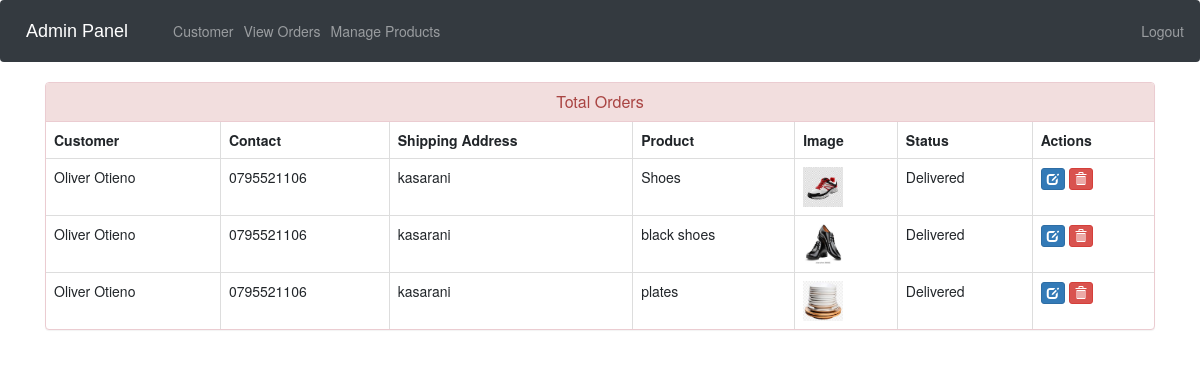
Screenshot of /admin-view-booking (signed in) with the database file from the repository.
### ecom/models.py (models this page shows, shortened)
class Customer(models.Model):
    user=models.OneToOneField(User,on_delete=models.CASCADE)
    profile_pic= models.ImageField(upload_to='profile_pic/CustomerProfilePic/',null=True,blank=True)
    address = models.CharField(max_length=40)
    mobile = models.CharField(max_length=20,null=False)
    @property
    def get_name(self):
        return self.user.first_name+" "+self.user.last_name

class Orders(models.Model):
    STATUS =(
        ('Pending','Pending'),
        ('Order Confirmed','Order Confirmed'),
        ('Out for Delivery','Out for Delivery'),
        ('Delivered','Delivered'),
    )
    customer=models.ForeignKey('Customer', on_delete=models.CASCADE,null=True)
    product=models.ForeignKey('Product',on_delete=models.CASCADE,null=True)
    email = models.CharField(max_length=50,null=True)
    address = models.CharField(max_length=500,null=True)
    mobile = models.CharField(max_length=20,null=True)
    order_date= models.DateField(auto_now_add=True,null=True)
    status=models.CharField(max_length=50,null=True,choices=STATUS)

class Product(models.Model):
    name=models.CharField(max_length=40)
    product_image= models.ImageField(upload_to='product_image/',null=True,blank=True)
    price = models.PositiveIntegerField()
    description=models.CharField(max_length=40)

### ecom/views.py (the view)
# urls.py: path('admin-view-booking', views.admin_view_booking_view,name='admin-view-booking'),
@login_required(login_url='adminlogin')
def admin_view_booking_view(request):
    orders=models.Orders.objects.all()
    ordered_products=[]
    ordered_bys=[]
    for order in orders:
        ordered_product=models.Product.objects.all().filter(id=order.product.id)
        ordered_by=models.Customer.objects.all().filter(id = order.customer.id)
        ordered_products.append(ordered_product)
        ordered_bys.append(ordered_by)
    return render(request,'ecom/admin_view_booking.html',{'data':zip(ordered_products,ordered_bys,orders)})

### templates/ecom/admin_view_booking.html (shortened to what this page needs)
{% extends 'ecom/admin_base.html' %}
{% load static %}
{% block content %}
<head>
  <link href="//netdna.bootstrapcdn.com/bootstrap/3.0.0/css/bootstrap.min.css" rel="stylesheet" id="bootstrap-css">
</head>
<div class="container">
  <div class="panel panel-danger">
    <div class="panel-heading">
      <h6 class="panel-title">Total Orders</h6>
    </div>
    <table class="table table-hover table-bordered" id="dev-table">
      <thead>
        <tr>
          <th>Customer</th>
          <th>Contact</th>
          <th>Shipping Address</th>
          <th>Product</th>
          <th>Image</th>
          <th>Status</th>
          <th>Actions</th>
        </tr>
      </thead>
      {% for product,customer,order in data %}
      <tr>
        {% for c in customer %}
        <td> {{c.get_name}}</td>
        <td>{{c.mobile}}</td>
        <td>{{order.address}}</td>
        {% endfor %}
        {% for p in product %}
        <td> {{p.name}}</td>
        <td> <img src="{% static p.product_image.url %}" alt="Profile Pic" height="40px" width="40px" /></td>
        <td>{{order.status}}</td>
        <td><a class="btn btn-primary btn-xs" href="{% url 'update-order' order.id  %}"><span class="glyphicon glyphicon-edit"></span></a>
        <a class="btn btn-danger btn-xs" href="{% url 'delete-order' order.id  %}"><span class="glyphicon glyphicon-trash"></span></a></td>
        {% endfor %}
      </tr>
      {% endfor %}
    </table>
  </div>
</div>
{% endblock content %}

### templates/ecom/admin_view_booking.html (style rules this page uses)
a:link { text-decoration: none; }
h6 { text-align: center; }

### rows the page displays
Orders: address "kasarani", status "Delivered"
Customer: get_name "Oliver Otieno", mobile "0795521106"
Product: name "Shoes", product_image (picture)
Orders: address "kasarani", status "Delivered"
Product: name "black shoes", product_image (picture)
Orders: address "kasarani", status "Delivered"
Product: name "plates", product_image (picture)
